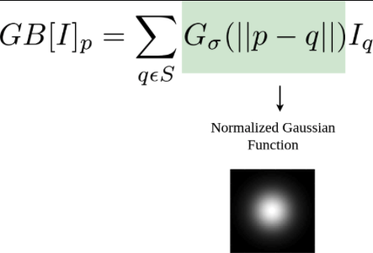
#> input picture Atividade_04/04.Segmentação/gauss.png, 373 x 253 px, shrunk from 443 x 300 before the run
$ jupyter execute --allow-errors atividade_04.ipynb
#> lines starting #> are read from the running program, lines starting #| are printed output that depends on the picture
[cell 1]
from PIL import Image
import numpy as np
import matplotlib.pyplot as plt
import random
import cv2 as cv
from skimage.data import page

# [6 lines of commented-out code are left out]

img1 = cv.imread('04.Segmentação/Image_(1).jpg')
img1a = cv.imread('04.Segmentação/Image_(1a).jpg')
img2a = cv.imread('04.Segmentação/Image_(2a).jpg')
gauss = cv.imread('04.Segmentação/gauss.png')
#> gauss is the input picture: shape (253, 373, 3); mean B, G, R 226.3, 228.9, 226.3
bilateral = cv.imread('04.Segmentação/bilateral.png')
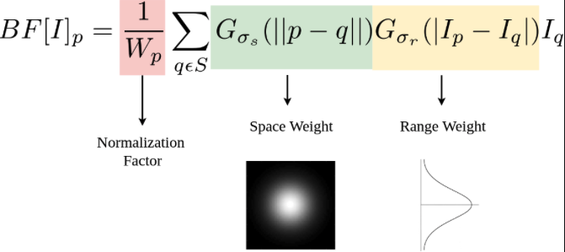
#> input picture Atividade_04/04.Segmentação/bilateral.png, 565 x 252 px, shrunk from 671 x 299 before the run
#> bilateral is the input picture: shape (252, 565, 3); mean B, G, R 228, 232.6, 233.1
img3a = cv.imread('04.Segmentação/Image_(3a).jpg')
img3b = cv.imread('04.Segmentação/Image_(3b).jpg')
img4 = cv.imread('04.Segmentação/Image_(4).jpg')
img5 = cv.imread('04.Segmentação/Image_(5).jpg')

[cell 2]
# Canny is the method we are calling to do edge detection using OpenCV.
# Image is a parameter of the function.
# 100 and 200 are the lower and upper thresholds.
def plot(image, edge):
    plt.subplot(121),plt.imshow(image),
    plt.title('Original')

    plt.subplot(122),plt.imshow(edge, cmap = 'gray'),
    plt.title('Edge')

    plt.show()
# Location array is needed for the plotting part.
# And then, we are visualization both the original image and the edge detected image.
# The cmap parameter is used to change the color of the images. In our case, we are converting them to gray.

## Imagem_(1)

[cell 3]
edge1 = cv.Canny(img1, 100, 200)
#> (the rest of this cell did not finish here and is left out)

## Imagem_(1a) | Without filter

[cell 4]
edge1a = cv.Canny(img1a, 100, 200)
#> (the rest of this cell did not finish here and is left out)

## Imagem_(1a)

#> (a cell that did not finish here is left out)

## Imagem_(2a)

[cell 6]
# A função gaussiana do espaço garante que apenas pixels que são 'vizinhos espaciais' são considerados para filtragem
plt.imshow(gauss)

[cell 7]
# O fator de normalização e o peso da faixa são novos termos adicionados à equação anterior
plt.imshow(bilateral)

#> (a cell that did not finish here is left out)

## Image_(3a)

[cell 9]
# UserWarning: threshold_otsu is expected to work correctly only for grayscale images; image shape (310, 401, 3) looks like an RGB image

from skimage.filters import (threshold_otsu, threshold_niblack,
                             threshold_sauvola)
from skimage.color import rgb2gray

#> (the rest of this cell did not finish here and is left out)

## Image_(3b)

#> (a cell that did not finish here is left out)

## Image_(4)

#> (a cell that did not finish here is left out)

## Image_(5)

#> (a cell that did not finish here is left out)

## Histogramas

[cell 13]
from PIL import Image
import numpy as np
import matplotlib.pyplot as plt

[cell 14]
def getMinMax(arr):
    # return [min(arr), max(arr)]
    return [0, 255]


def histogram(arr):
    h_arr = np.zeros(256)
    g_arr = ["" for x in range(256)]


    for x in range(len(arr)):
        h_arr[arr[x]] += 1
#> after the loop, h_arr = 256 values, max 252 at index 252, min 28 at index 69, mean 60.3


    max_arr = max(h_arr)
#> max_arr = 252
    for x in range(len(h_arr)):
        g_arr[x] = (str(x) + "\t: " + str("|" * int((h_arr[x] * 100)/int(max_arr)) + "\n"))
#> after the loop, g_arr = 256 items


    return [h_arr, g_arr, getMinMax(arr)]


def printHistogramTxt(save_path, g_arr, p_min_max):
    with open((save_path.split(".")[0] + "_histogram.txt"), "w") as text_file:
        text_file.write("Histograma da imagem: " + save_path + "\n\n")
        for x in range(len(g_arr)):
            text_file.write(g_arr[x])


def printHistogramGraph(save_path, h_arr):
    plt.bar([x for x in range(256)], h_arr)
    plt.title("Histograma")
    plt.xlabel("Pixel")
    plt.ylabel("Frequência")
    plt.grid(True)
    plt.savefig(save_path.split(".")[0] + "_histogram.jpg")
    plt.clf()

## Original

[cell 15]
img1= Image.open("04.Segmentação/bilateral.png")
img_array = np.asarray(img1)
h_arr,g_arr,p_min_max = histogram(img_array)
#> g_arr = 256 items; p_min_max = [0, 255]
printHistogramGraph("04.Segmentação/bilateral.png",h_arr)
#> in printHistogramGraph, `plt.savefig(save_path.split(".")[0] + "_histogram.jpg")`:
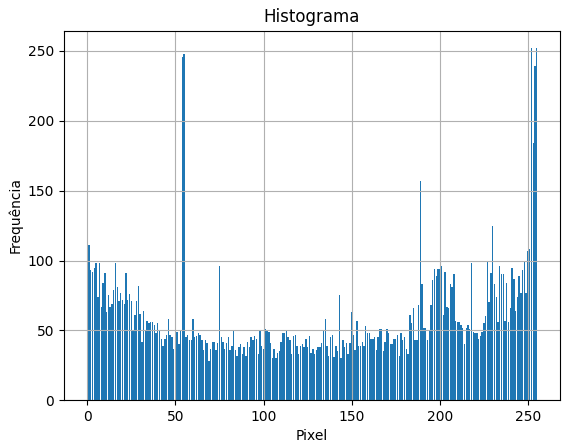
#> figure drawn by matplotlib, 1 panel

[cell 16]
img1= Image.open("04.Segmentação/gauss.png")
#> img1: PIL image 373x253 RGBA
img_array = np.asarray(img1)
h_arr,g_arr,p_min_max = histogram(img_array)
#> h_arr = 256 values, max 253 at index 255, min 17 at index 114, mean 40.29
printHistogramGraph("04.Segmentação/gauss.png",h_arr)
#> call 2 of printHistogramGraph, with save_path = '04.Segmentação/gauss.png', h_arr = array of shape (256,)
#> in printHistogramGraph (call 2), `plt.savefig(save_path.split(".")[0] + "_histogram.jpg")`:
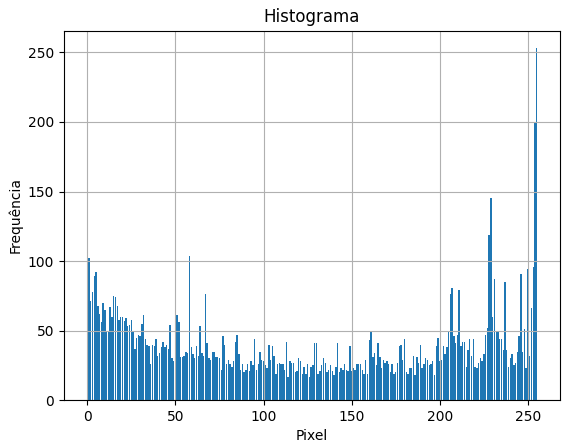
#> figure drawn by matplotlib, 1 panel; tallest bar 253 high, from x = 254.6 to 255.4
